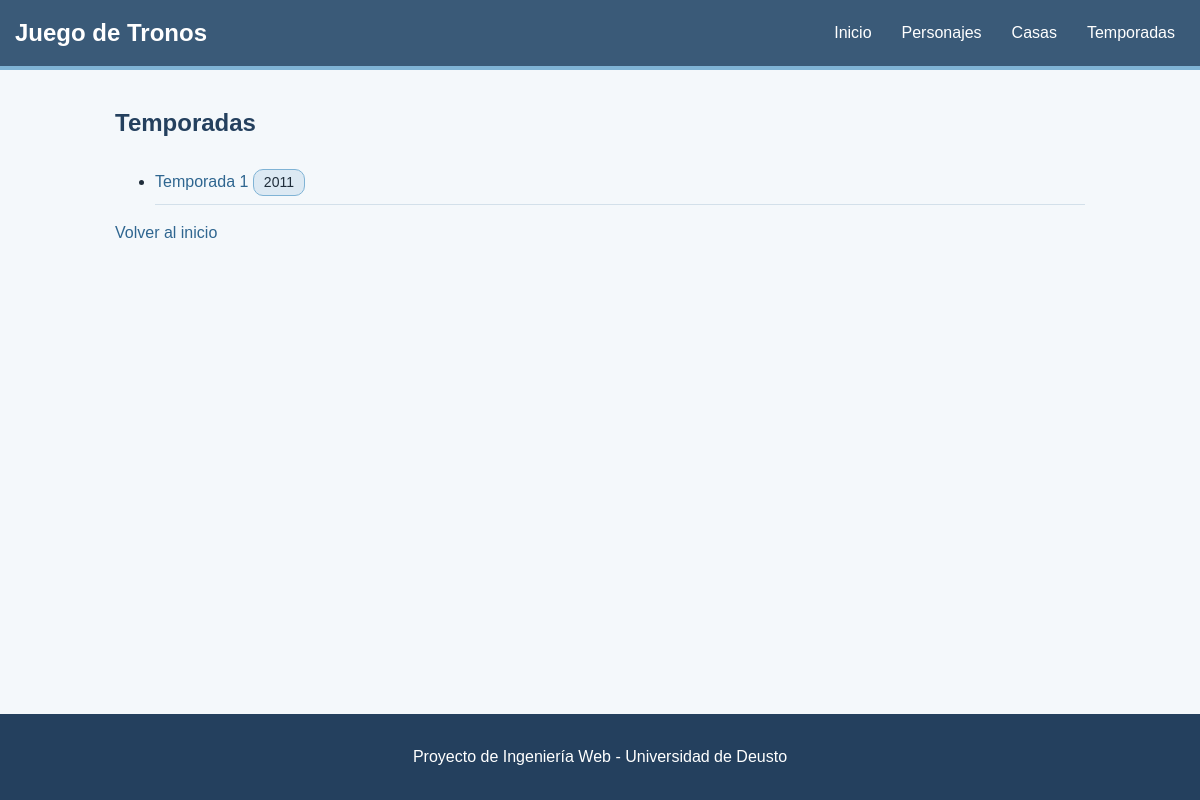
Before: /temporadas/ with the older database file.
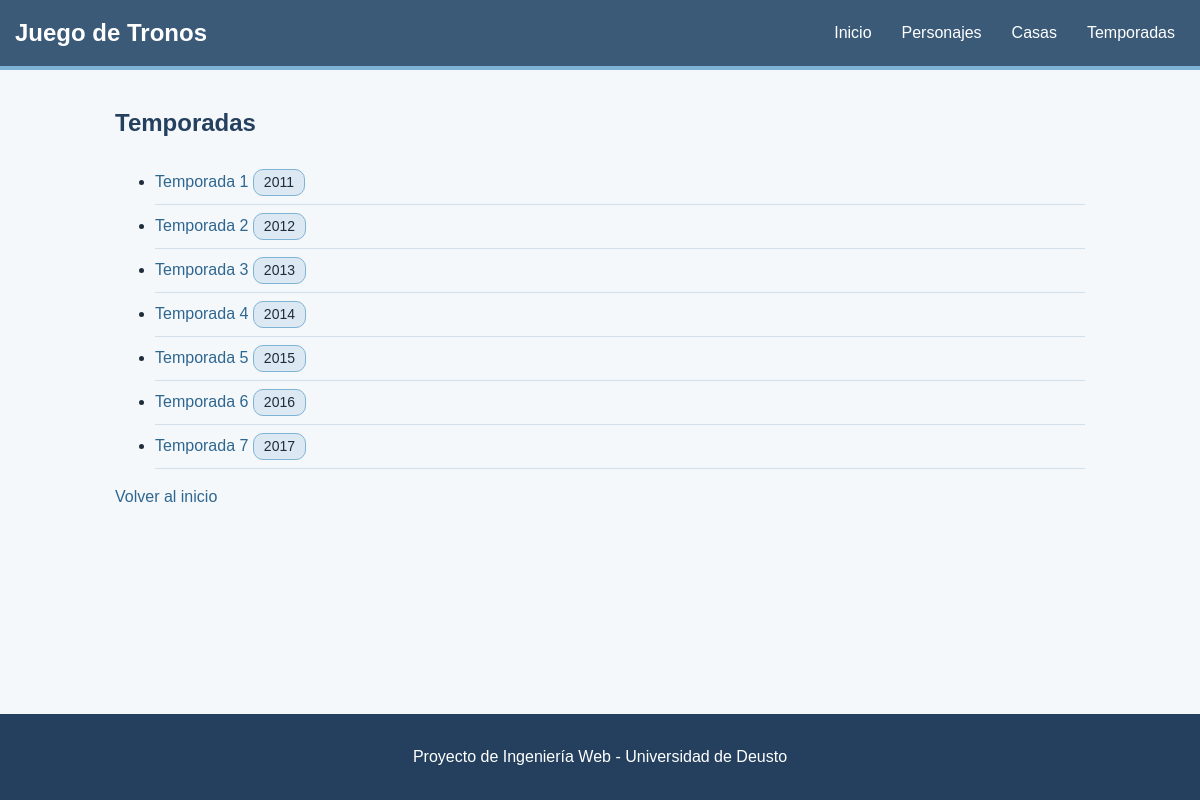
After: the same page with the newer database file.
### poniente/models.py (models this page shows, shortened)
class Temporada(models.Model):
    numero = models.IntegerField()
    anio = models.IntegerField()
    resumen = models.TextField()
    class Meta:
        ordering = ["numero"]

### poniente/views.py (the view)
# urls.py: path('temporadas/', views.lista_temporadas, name='temporada_list'),
def lista_temporadas(request):
    temporadas = Temporada.objects.all()
    return render(request, 'temporada_list.html', {'temporadas': temporadas})

### poniente/templates/temporada_list.html (shortened to what this page needs)
{% extends "seccion.html" %}
{% block content %}
<section>
    <h1>Temporadas</h1>
    {% if temporadas %}
        <ul>
        {% for temporada in temporadas %}
            <li>
                <a href="{% url 'temporada_detail' temporada.pk %}">Temporada {{ temporada.numero }}</a>
                <span class="etiqueta">{{ temporada.anio }}</span>
            </li>
        {% endfor %}
        </ul>
    {% else %}
        <p>Todavía no hay temporadas.</p>
    {% endif %}
</section>
{% endblock %}

Changed rows visible on the page:
added Temporada: numero "2", anio "2012"
added Temporada: numero "3", anio "2013"
added Temporada: numero "4", anio "2014"
added Temporada: numero "5", anio "2015"
added Temporada: numero "6", anio "2016"
added Temporada: numero "7", anio "2017"
